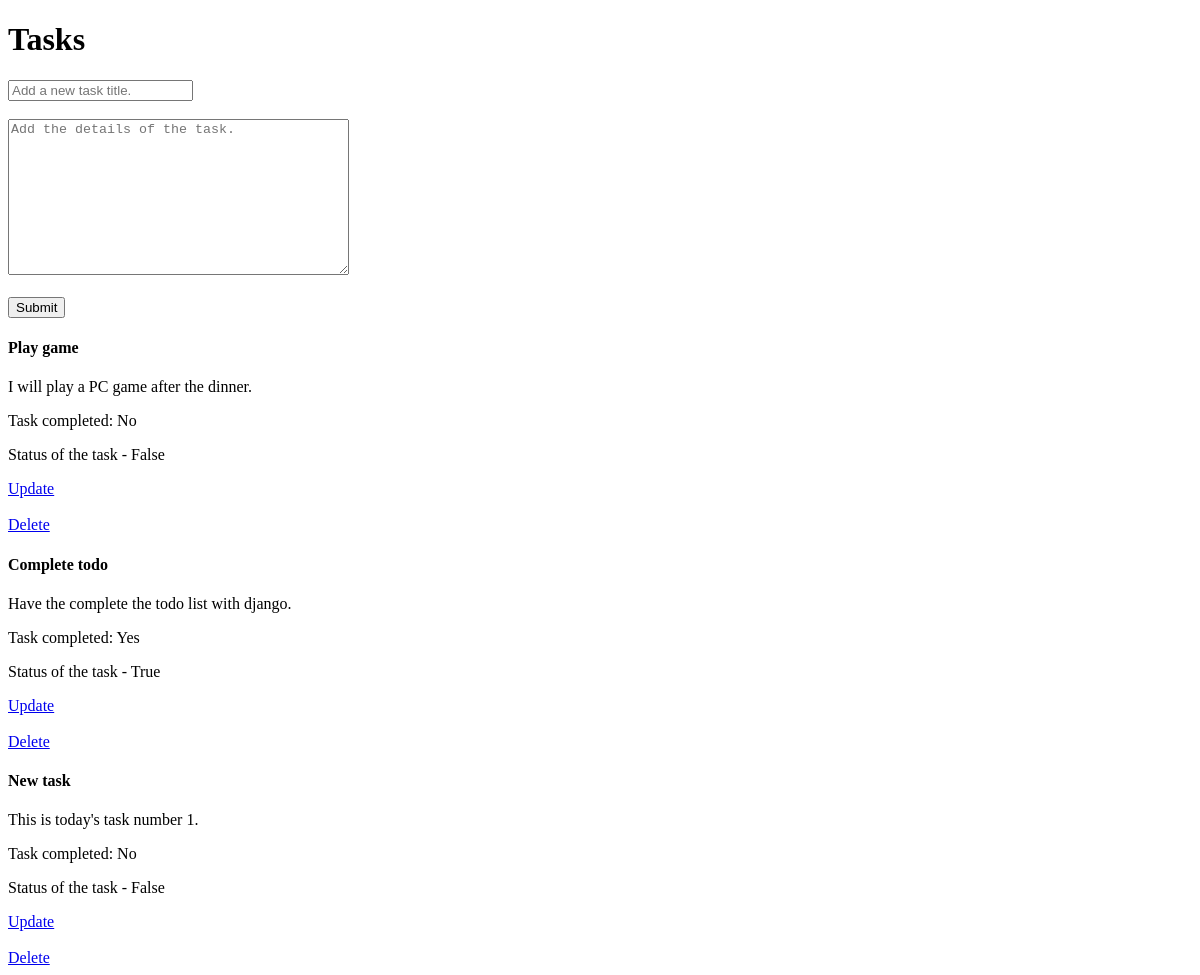
Before: / with the older database file.
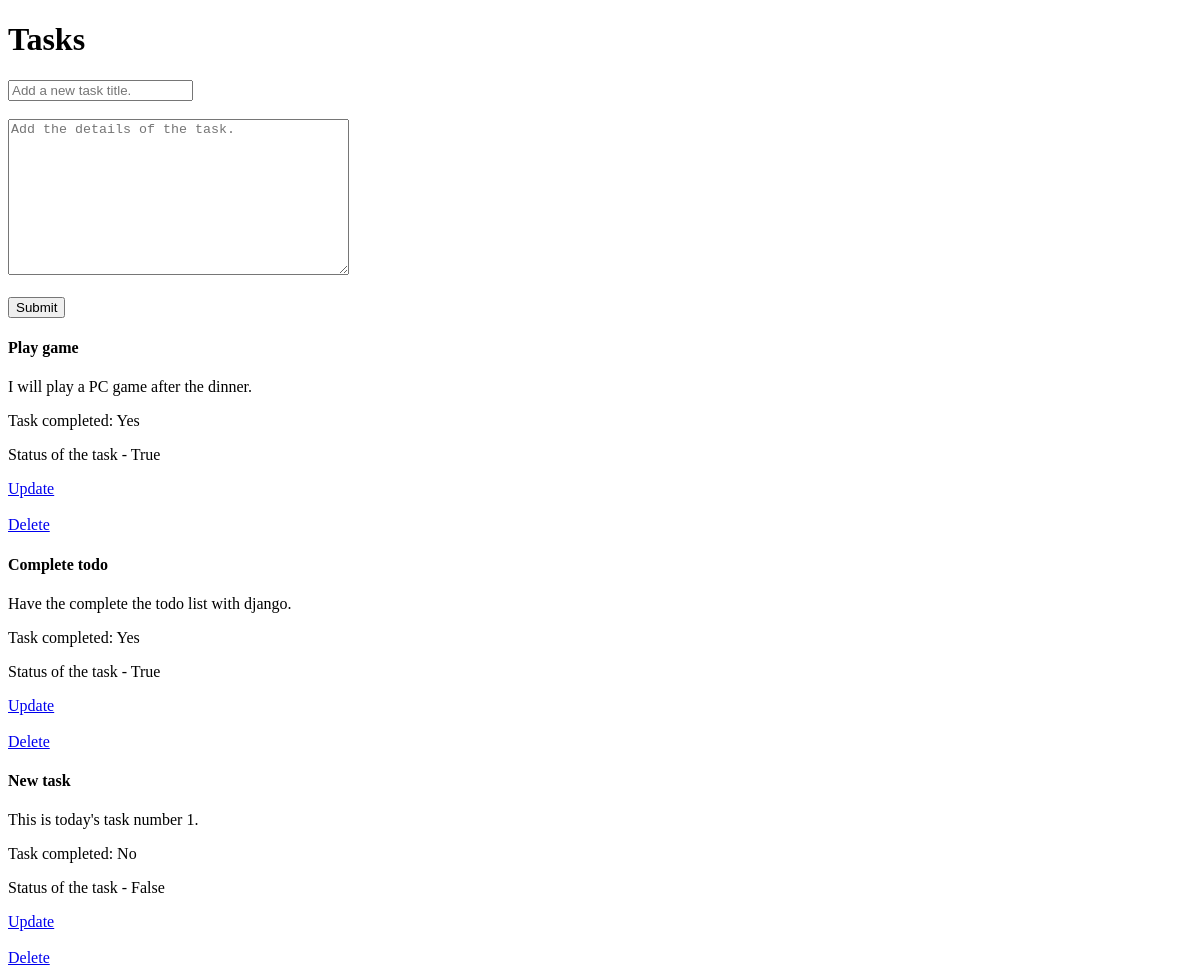
After: the same page with the newer database file.
### tasks/models.py (models this page shows, shortened)
class Tasks(models.Model):
    title = models.CharField(max_length=200)
    description = models.TextField()
    completed = models.BooleanField(default=False)
    created = models.DateTimeField(auto_now_add=True)
    class Meta:
        verbose_name = "Task"  # Singular name

### tasks/views.py (the view)
# urls.py: path('', views.index, name=""),
def index(request):
    form = TaskForm()
    tasks = Tasks.objects.all()
    if request.method == "POST":
        form = TaskForm(request.POST)
        if form.is_valid():
            form.save()
        return redirect('/')
    context = {'tasks': tasks, 'TaskForm': form}
    return render(request, 'tasks.html', context)

### tasks/forms.py
class TaskForm(forms.ModelForm):
    title = forms.CharField(widget=forms.TextInput(attrs={'placeholder': 'Add a new task title.'}))
    description=forms.CharField(widget=forms.Textarea(attrs={'placeholder':'Add the details of the task.'}))
    class Meta:
        model = Tasks
        fields = "__all__"

### tasks/templates/tasks.html (shortened to what this page needs)
<!DOCTYPE html>
<html lang="en">
  <head>
  </head>
  <body>
    <h1>Tasks</h1>
    <form method="POST" action="/">
        {{TaskForm.title}}
        <br>
        <br>
        {{TaskForm.description}}
        <br>
        <br>
        <input class="btn" type="submit" name="Create task">
    </form>
    {% for task in tasks %}
        <h4>{{ task.title }}</h4>
        <p>{{ task.description }}</p>
        {% if task.completed == True %}
          <p> Task completed: Yes </p>
          {% else %}
            <p> Task completed: No </p>
        {% endif %}
        <p>Status of the task - {{ task.completed }}</p>
        <a href="{% url 'update-task' task.id %}"> Update </a>
        <br>
        <br>
        <a href="{% url 'delete-task' task.id %}"> Delete </a>
    {% endfor %}
  </body>
</html>

Changed rows visible on the page:
changed Tasks "Play game": completed "False" → "True"; completed "Task completed: No" → "Task completed: Yes"
